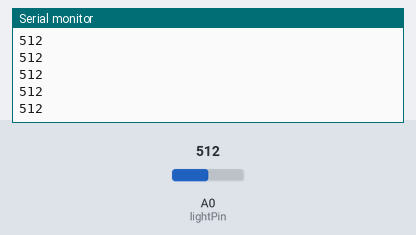
A sketch run on a simulated Arduino Uno, built with avr-gcc and run on an emulated ATmega328P. Parts: the last lines printed to the serial monitor. Inputs (shaded band) come from the test bench; at power-on: A0 (lightPin) = 512.

Above: at 1.2 s.
1.3 s: A0 (lightPin) set to 716
At 1.31 s:
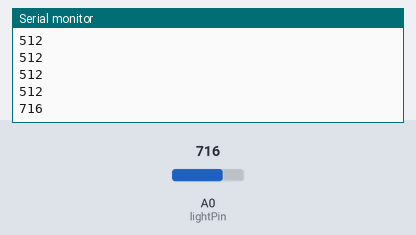
2.8 s: A0 (lightPin) set to 900
At 2.81 s:
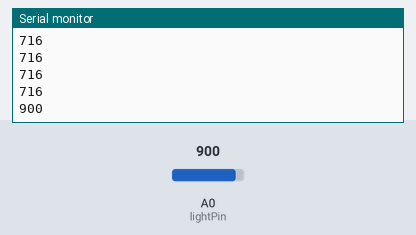
Timing chart, 0 to 5.8 s (numbered marks = the images above; inputs shaded):
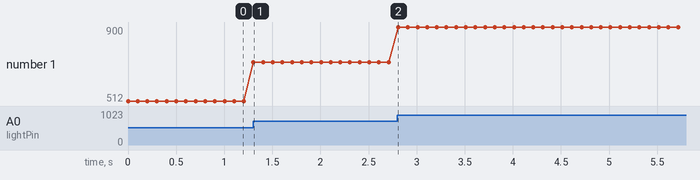

The sketch:

photoresister.ino
```cpp
int lightPin = A0;
int lightVal;
int redLight = 2;
int greenLight = 13;

void setup() {
  // put your setup code here, to run once:
  pinMode(lightPin, INPUT);
  Serial.begin(9600);

}

void loop() {
  lightVal = analogRead(lightPin);
  Serial.println(lightVal);
  delay(100);

  if(lightVal <= 160){
    digitalWrite(redLight, HIGH);
  }
  else{
    digitalWrite(redLight, LOW);
  }

  if(lightVal > 161){
    digitalWrite(greenLight, HIGH);
  }
  else{
    digitalWrite(greenLight, LOW);
  }

}
```

Measured:
- after the input at 1.3 s, the serial monitor: prints a new line at once (image 1)
- after the input at 2.8 s, the serial monitor: prints a new line at once (image 2)
- plotted number 1: 512 → 716 after the input at 1.3 s, 716 → 900 after the input at 2.8 s
